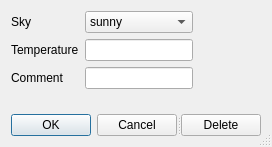
<?xml version="1.0" encoding="UTF-8"?>
<ui version="4.0">
 <class>WeatherEditor</class>
 <widget class="QDialog" name="WeatherEditor">
  <property name="geometry">
   <rect>
    <x>0</x>
    <y>0</y>
    <width>268</width>
    <height>147</height>
   </rect>
  </property>
  <property name="windowTitle">
   <string>Dialog</string>
  </property>
  <property name="sizeGripEnabled">
   <bool>true</bool>
  </property>
  <property name="modal">
   <bool>true</bool>
  </property>
  <layout class="QGridLayout" name="gridLayout_2">
   <item row="0" column="0">
    <layout class="QHBoxLayout" name="horizontalLayout">
     <item>
      <layout class="QGridLayout" name="gridLayout">
       <item row="0" column="0">
        <widget class="QLabel" name="label">
         <property name="text">
          <string>Sky</string>
         </property>
        </widget>
       </item>
       <item row="0" column="1">
        <widget class="QComboBox" name="skyCombo">
         <property name="enabled">
          <bool>true</bool>
         </property>
         <item>
          <property name="text">
           <string>sunny</string>
          </property>
          <property name="icon">
           <iconset>
            <normaloff>:/main/icons/weather0</normaloff>:/main/icons/weather0</iconset>
          </property>
         </item>
         <item>
          <property name="text">
           <string>partly cloudy</string>
          </property>
          <property name="icon">
           <iconset>
            <normaloff>:/main/icons/weather1</normaloff>:/main/icons/weather1</iconset>
          </property>
         </item>
         <item>
          <property name="text">
           <string>mostly cloudy</string>
          </property>
          <property name="icon">
           <iconset>
            <normaloff>:/main/icons/weather2</normaloff>:/main/icons/weather2</iconset>
          </property>
         </item>
         <item>
          <property name="text">
           <string>cloudy</string>
          </property>
          <property name="icon">
           <iconset>
            <normaloff>:/main/icons/weather3</normaloff>:/main/icons/weather3</iconset>
          </property>
         </item>
         <item>
          <property name="text">
           <string>windy</string>
          </property>
          <property name="icon">
           <iconset>
            <normaloff>:/main/icons/weather4</normaloff>:/main/icons/weather4</iconset>
          </property>
         </item>
         <item>
          <property name="text">
           <string>rain</string>
          </property>
          <property name="icon">
           <iconset>
            <normaloff>:/main/icons/weather5</normaloff>:/main/icons/weather5</iconset>
          </property>
         </item>
         <item>
          <property name="text">
           <string>thunderstorm</string>
          </property>
          <property name="icon">
           <iconset>
            <normaloff>:/main/icons/weather6</normaloff>:/main/icons/weather6</iconset>
          </property>
         </item>
         <item>
          <property name="text">
           <string>rain and snow</string>
          </property>
          <property name="icon">
           <iconset>
            <normaloff>:/main/icons/weather7</normaloff>:/main/icons/weather7</iconset>
          </property>
         </item>
         <item>
          <property name="text">
           <string>snow shower</string>
          </property>
          <property name="icon">
           <iconset>
            <normaloff>:/main/icons/weather8</normaloff>:/main/icons/weather8</iconset>
          </property>
         </item>
         <item>
          <property name="text">
           <string>snow</string>
          </property>
          <property name="icon">
           <iconset>
            <normaloff>:/main/icons/weather9</normaloff>:/main/icons/weather9</iconset>
          </property>
         </item>
        </widget>
       </item>
       <item row="1" column="0">
        <widget class="QLabel" name="label_2">
         <property name="text">
          <string>Temperature</string>
         </property>
        </widget>
       </item>
       <item row="1" column="1">
        <widget class="TemperatureLineEdit" name="tempEdit"/>
       </item>
       <item row="2" column="0">
        <widget class="QLabel" name="label_3">
         <property name="text">
          <string>Comment</string>
         </property>
        </widget>
       </item>
       <item row="2" column="1">
        <widget class="QLineEdit" name="notesEdit"/>
       </item>
      </layout>
     </item>
     <item>
      <spacer name="horizontalSpacer">
       <property name="orientation">
        <enum>Qt::Horizontal</enum>
       </property>
       <property name="sizeHint" stdset="0">
        <size>
         <width>40</width>
         <height>20</height>
        </size>
       </property>
      </spacer>
     </item>
    </layout>
   </item>
   <item row="2" column="0">
    <spacer name="verticalSpacer">
     <property name="orientation">
      <enum>Qt::Vertical</enum>
     </property>
     <property name="sizeHint" stdset="0">
      <size>
       <width>199</width>
       <height>13</height>
      </size>
     </property>
    </spacer>
   </item>
   <item row="3" column="0">
    <widget class="QSplitter" name="splitter">
     <property name="orientation">
      <enum>Qt::Horizontal</enum>
     </property>
     <widget class="QDialogButtonBox" name="buttonBox">
      <property name="orientation">
       <enum>Qt::Horizontal</enum>
      </property>
      <property name="standardButtons">
       <set>QDialogButtonBox::Cancel|QDialogButtonBox::Ok</set>
      </property>
     </widget>
     <widget class="QPushButton" name="deleteButton">
      <property name="text">
       <string>Delete</string>
      </property>
     </widget>
    </widget>
   </item>
  </layout>
 </widget>
 <customwidgets>
  <customwidget>
   <class>TemperatureLineEdit</class>
   <extends>QLineEdit</extends>
   <header>src/gui/temperaturelineedit.h</header>
  </customwidget>
 </customwidgets>
 <resources/>
 <connections>
  <connection>
   <sender>buttonBox</sender>
   <signal>accepted()</signal>
   <receiver>WeatherEditor</receiver>
   <slot>accept()</slot>
   <hints>
    <hint type="sourcelabel">
     <x>248</x>
     <y>254</y>
    </hint>
    <hint type="destinationlabel">
     <x>157</x>
     <y>274</y>
    </hint>
   </hints>
  </connection>
  <connection>
   <sender>buttonBox</sender>
   <signal>rejected()</signal>
   <receiver>WeatherEditor</receiver>
   <slot>reject()</slot>
   <hints>
    <hint type="sourcelabel">
     <x>316</x>
     <y>260</y>
    </hint>
    <hint type="destinationlabel">
     <x>286</x>
     <y>274</y>
    </hint>
   </hints>
  </connection>
 </connections>
</ui>
